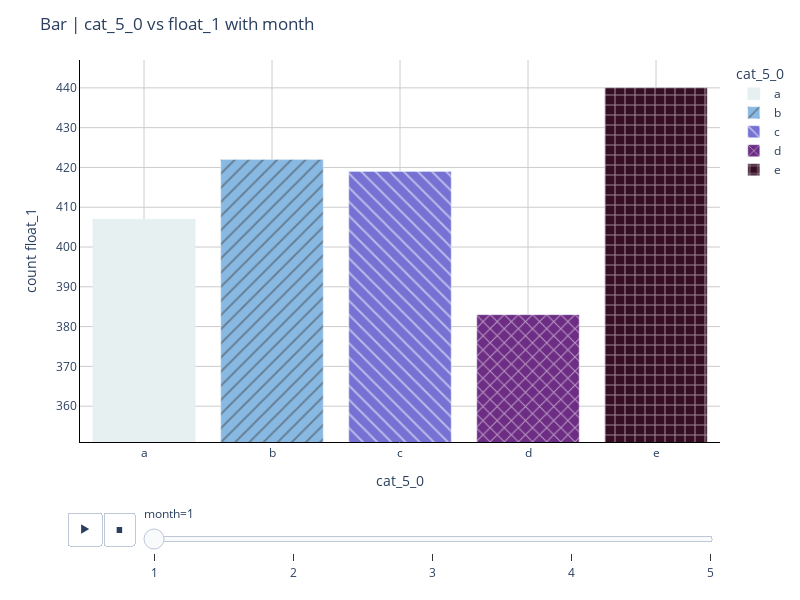

Notebook source saved alongside this figure:
### Code cell
plotlymodex.animated_bar(
    df,
    x='cat_5_0',
    y='float_1',
    animation_frame='month',
    agg_func='count',
    pattern_shape='cat_5_0',
    color='cat_5_0',
    barmode='group',
    colorscale=plotlymodex.list_colorscale(n=5, colorscale='dense'),
)

### Figure 1 — Plotly figure (JSON) as saved in the notebook; plotly's stock layout.template omitted (floating-point values rounded to 4 significant figures)
{"data": [{"hovertemplate": "x: %{x}<br>y: %{y}", "legendgroup": "a", "marker": {"color": "#e6f0f0", "pattern": {"shape": ""}}, "name": "a", "orientation": "v", "showlegend": true, "textposition": "auto", "type": "bar", "x": ["a"], "xaxis": "x", "y": [407], "yaxis": "y"}, {"hovertemplate": "x: %{x}<br>y: %{y}", "legendgroup": "b", "marker": {"color": "#88b9e3", "pattern": {"shape": "/"}}, "name": "b", "orientation": "v", "showlegend": true, "textposition": "auto", "type": "bar", "x": ["b"], "xaxis": "x", "y": [422], "yaxis": "y"}, {"hovertemplate": "x: %{x}<br>y: %{y}", "legendgroup": "c", "marker": {"color": "#7672d3", "pattern": {"shape": "\\"}}, "name": "c", "orientation": "v", "showlegend": true, "textposition": "auto", "type": "bar", "x": ["c"], "xaxis": "x", "y": [419], "yaxis": "y"}, {"hovertemplate": "x: %{x}<br>y: %{y}", "legendgroup": "d", "marker": {"color": "#6e2d84", "pattern": {"shape": "x"}}, "name": "d", "orientation": "v", "showlegend": true, "textposition": "auto", "type": "bar", "x": ["d"], "xaxis": "x", "y": [383], "yaxis": "y"}, {"hovertemplate": "x: %{x}<br>y: %{y}", "legendgroup": "e", "marker": {"color": "#360e24", "pattern": {"shape": "+"}}, "name": "e", "orientation": "v", "showlegend": true, "textposition": "auto", "type": "bar", "x": ["e"], "xaxis": "x", "y": [440], "yaxis": "y"}], "layout": {"barmode": "group", "height": 600, "legend": {"bgcolor": "#ffffff", "bordercolor": "#ffffff", "borderwidth": 1, "orientation": "v", "title": {"text": "cat_5_0"}, "tracegroupgap": 0}, "margin": {"t": 60}, "paper_bgcolor": "white", "plot_bgcolor": "white", "showlegend": true, "sliders": [{"active": 0, "currentvalue": {"prefix": "month="}, "len": 0.9, "pad": {"b": 10, "t": 60}, "steps": [{"args": [["1"], {"frame": {"duration": 0, "redraw": true}, "fromcurrent": true, "mode": "immediate", "transition": {"duration": 0, "easing": "linear"}}], "label": "1", "method": "animate"}, {"args": [["2"], {"frame": {"duration": 0, "redraw": true}, "fromcurrent": true, "mode": "immediate", "transition": {"duration": 0, "easing": "linear"}}], "label": "2", "method": "animate"}, {"args": [["3"], {"frame": {"duration": 0, "redraw": true}, "fromcurrent": true, "mode": "immediate", "transition": {"duration": 0, "easing": "linear"}}], "label": "3", "method": "animate"}, {"args": [["4"], {"frame": {"duration": 0, "redraw": true}, "fromcurrent": true, "mode": "immediate", "transition": {"duration": 0, "easing": "linear"}}], "label": "4", "method": "animate"}, {"args": [["5"], {"frame": {"duration": 0, "redraw": true}, "fromcurrent": true, "mode": "immediate", "transition": {"duration": 0, "easing": "linear"}}], "label": "5", "method": "animate"}], "x": 0.1, "xanchor": "left", "y": 0, "yanchor": "top"}], "title": {"text": "Bar | cat_5_0 vs float_1 with month"}, "updatemenus": [{"buttons": [{"args": [null, {"frame": {"duration": 500, "redraw": true}, "fromcurrent": true, "mode": "immediate", "transition": {"duration": 500, "easing": "linear"}}], "label": "&#9654;", "method": "animate"}, {"args": [[null], {"frame": {"duration": 0, "redraw": true}, "fromcurrent": true, "mode": "immediate", "transition": {"duration": 0, "easing": "linear"}}], "label": "&#9724;", "method": "animate"}], "direction": "left", "pad": {"r": 10, "t": 70}, "showactive": false, "type": "buttons", "x": 0.1, "xanchor": "right", "y": 0, "yanchor": "top"}], "width": 800, "xaxis": {"anchor": "y", "categoryarray": ["a", "b", "c", "d", "e"], "categoryorder": "array", "domain": [0, 1], "gridcolor": "#CCCCCC", "linecolor": "black", "range": ["a", "e"], "showgrid": true, "title": {"text": "cat_5_0"}, "type": "-", "zerolinecolor": "#AAAAAA"}, "yaxis": {"anchor": "x", "domain": [0, 1], "gridcolor": "#CCCCCC", "linecolor": "black", "range": [351, 447], "showgrid": true, "title": {"text": "count float_1"}, "type": "-", "zerolinecolor": "#AAAAAA"}}}
